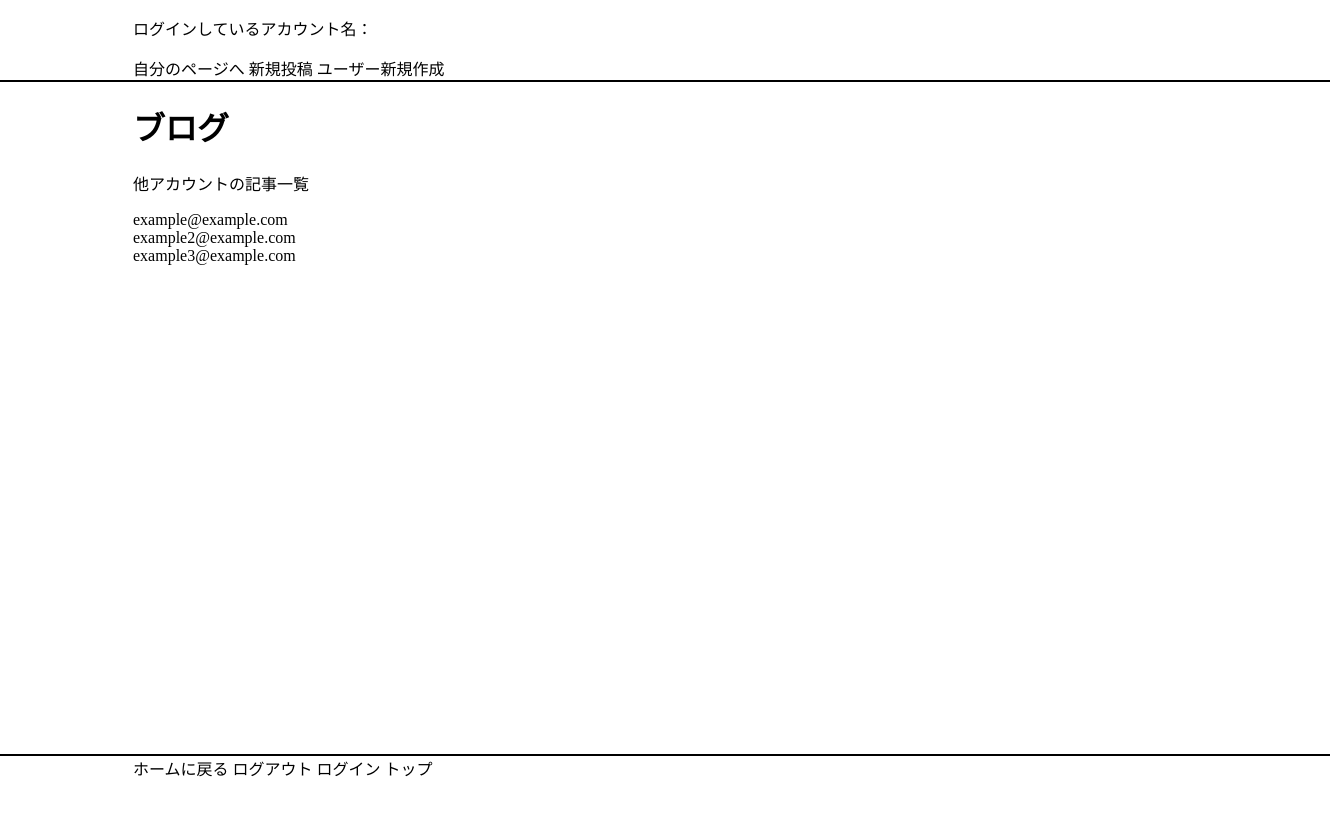
/blog/index/, run on an earlier commit of the app's database.
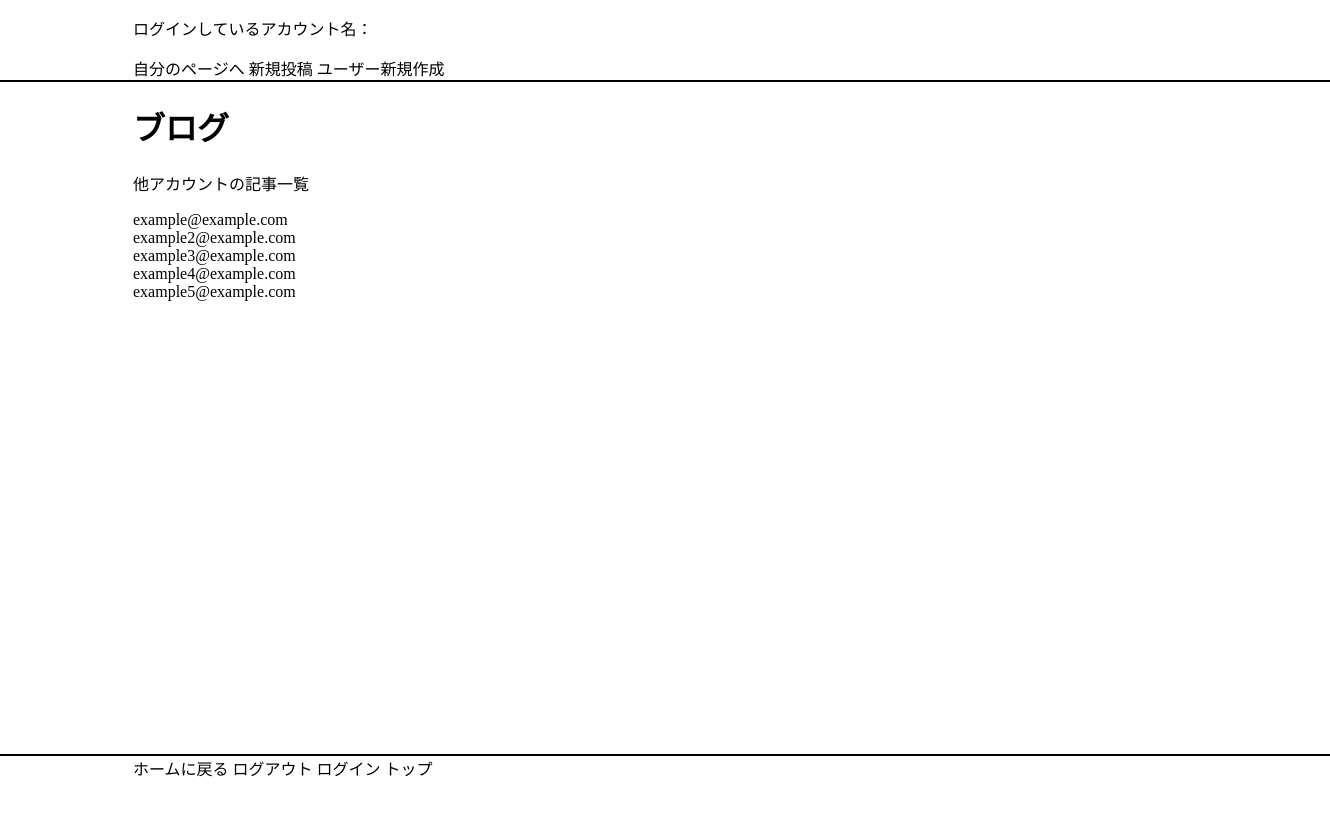
And on a later commit of the database.
### users/models.py (models this page shows, shortened)
class User(AbstractBaseUser, PermissionsMixin):
    username_validator = UnicodeUsernameValidator()
    id = models.UUIDField(primary_key=True, default=uuid.uuid4, editable=False)
    username = models.CharField(_("username"), max_length=50, validators=[username_validator], blank=False)
    email = models.EmailField(
        verbose_name='email address',
        max_length=255,
        unique=True,
    )
    is_staff = models.BooleanField(
        _("staff status"),
        default=False,
        help_text=_("Designates whether the user can log into this admin site."),
    )
    is_active = models.BooleanField(
        _("active"),
        default=True,
        help_text=_(
            "Designates whether this user should be treated as active. "
            "Unselect this instead of deleting accounts."
        ),
    )
    date_joined = models.DateTimeField(_("date joined"), default=timezone.now)
    objects = UserManager()
    EMAIL_FIELD = "email"
    USERNAME_FIELD = 'email'
    REQUIRED_FIELDS = ['username'] # Email & Password are required by default.
    class Meta:
        verbose_name = _("user")
        verbose_name_plural = _("users")

### blog_app/views.py (the view)
# urls.py: path('index/', views.index_view.as_view(), name='index'),
class index_view(TemplateView):
    template_name="index.html"
    def get_context_data(self, **kwargs):
        ctxt = super().get_context_data()
        ctxt["user_list"] = User.objects.all()
        return ctxt

### templates/index.html
{% extends '_base.html' %}
{% block main %}
<h1>ブログ</h1>
<div>
    <p>他アカウントの記事一覧</p>
    <div>
    {% for i in user_list %}
        {% if i.id == user.id %}
        {% else %}
        <a href="{% url 'home_page' i.pk %}">{{ i.email }}</a><br>
        {% endif %}
    {% endfor %}
    </div>
</div>
{% endblock %}

What changed in the data, as far as the page shows it:
added User: email "example4@example.com"
added User: email "example5@example.com"
